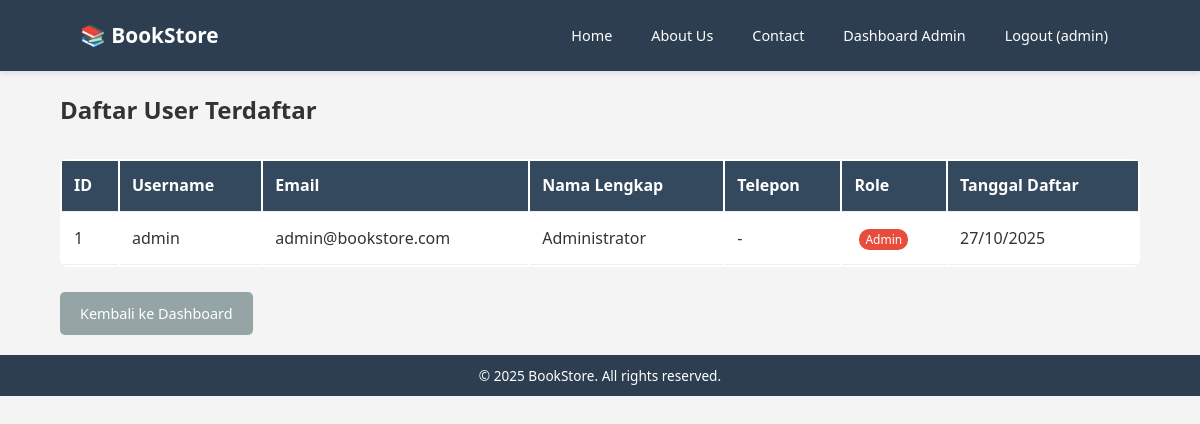
The app's page /index.php?page=admin&action=users (signed in) with its own data.
### tables this page shows
CREATE TABLE users (
    id INT PRIMARY KEY AUTO_INCREMENT,
    username VARCHAR(50) UNIQUE NOT NULL,
    email VARCHAR(100) UNIQUE NOT NULL,
    password VARCHAR(255) NOT NULL,
    full_name VARCHAR(100) NOT NULL,
    address TEXT,
    phone VARCHAR(20),
    role ENUM('admin', 'user') DEFAULT 'user',
    created_at TIMESTAMP DEFAULT CURRENT_TIMESTAMP
);

### app/controllers/AdminController.php (called while the page is built, shortened)
<?php
require_once 'app/models/User.php';
class AdminController {
    private $db;
    public function __construct() {
        $database = new Database();
        $this->db = $database->getConnection();
    }
    public function users() {
        $userModel = new User($this->db);
        $users = $userModel->getAll();
        require_once 'app/views/admin/users.php';
    }
}
?>

### config/database.php (called while the page is built, shortened)
<?php
class Database {
    private $host = "localhost";
    private $db_name = "bookstore";
    private $username = "root";
    private $password = "";
    public function getConnection() {
        $this->conn = null;
        try {
            $this->conn = new mysqli($this->host, $this->username, $this->password, $this->db_name);
            $this->conn->set_charset("utf8");
        } catch(Exception $e) {
            echo "Connection error: " . $e->getMessage();
        }
        return $this->conn;
    }
}
?>

### app/models/User.php (called while the page is built, shortened)
<?php
class User {
    private $conn;
    private $table = "users";
    public function __construct($db) {
        $this->conn = $db;
    }
    public function getAll() {
        $query = "SELECT id, username, email, full_name, phone, role, created_at FROM " . $this->table;
        $result = $this->conn->query($query);
        return $result->fetch_all(MYSQLI_ASSOC);
    }
}
?>

### app/views/admin/users.php (the view, shortened to what this page needs)
<?php include 'app/views/layout/header.php'; ?>
<div class="container">
    <div class="admin-header">
        <h2>Daftar User Terdaftar</h2>
    </div>
    <table class="admin-table">
        <thead>
            <tr>
                <th>ID</th>
                <th>Username</th>
                <th>Email</th>
                <th>Nama Lengkap</th>
                <th>Telepon</th>
                <th>Role</th>
                <th>Tanggal Daftar</th>
            </tr>
        </thead>
        <tbody>
            <?php foreach($users as $user): ?>
                <tr>
                    <td><?php echo $user['id']; ?></td>
                    <td><?php echo htmlspecialchars($user['username']); ?></td>
                    <td><?php echo htmlspecialchars($user['email']); ?></td>
                    <td><?php echo htmlspecialchars($user['full_name']); ?></td>
                    <td><?php echo htmlspecialchars($user['phone'] ?? '-'); ?></td>
                    <td>
                        <span class="badge badge-<?php echo $user['role']; ?>">
                            <?php echo ucfirst($user['role']); ?>
                        </span>
                    </td>
                    <td><?php echo date('d/m/Y', strtotime($user['created_at'])); ?></td>
                </tr>
            <?php endforeach; ?>
        </tbody>
    </table>
    <a href="index.php?page=admin" class="btn btn-secondary">Kembali ke Dashboard</a>
</div>
<?php include 'app/views/layout/footer.php'; ?>

### assets/css/style.css (style rules this page uses)
* { margin: 0; padding: 0; box-sizing: border-box; }
html { height: 100%; }
body { display: flex; flex-direction: column; min-height: 100vh; margin: 0; }
.container { width: 90%; max-width: 1140px; margin-left: auto; margin-right: auto; padding: 20px 0; }
body { font-family: "Segoe UI", Tahoma, Geneva, Verdana, sans-serif; line-height: 1.6; color: #333; background-color: #f4f4f4; }
.badge { background-color: #e74c3c; color: white; padding: 2px 6px; border-radius: 10px; font-size: 0.75rem; margin-left: 5px; }
.btn { display: inline-block; padding: 10px 20px; text-decoration: none; border-radius: 5px; cursor: pointer; border: none; font-size: 0.9rem; transition: all 0.3s; }
.btn-secondary { background-color: #95a5a6; color: white; margin-top: 5px; }
.badge-admin { background-color: #e74c3c; }
.admin-header { display: flex; justify-content: space-between; align-items: center; margin-bottom: 30px; }
.admin-table { width: 100%; background: white; border-radius: 8px; overflow: hidden; margin: 20px 0; }
.admin-table th, .admin-table td { padding: 12px; text-align: left; border-bottom: 1px solid #ecf0f1; }
.admin-table th { background-color: #34495e; color: white; }

### records on screen
users: id "1", username "admin", email "admin@bookstore.com", full_name "Administrator", phone "-", role "Admin", created_at "27/10/2025"

### other values on screen
$_SESSION['username'] "admin"
